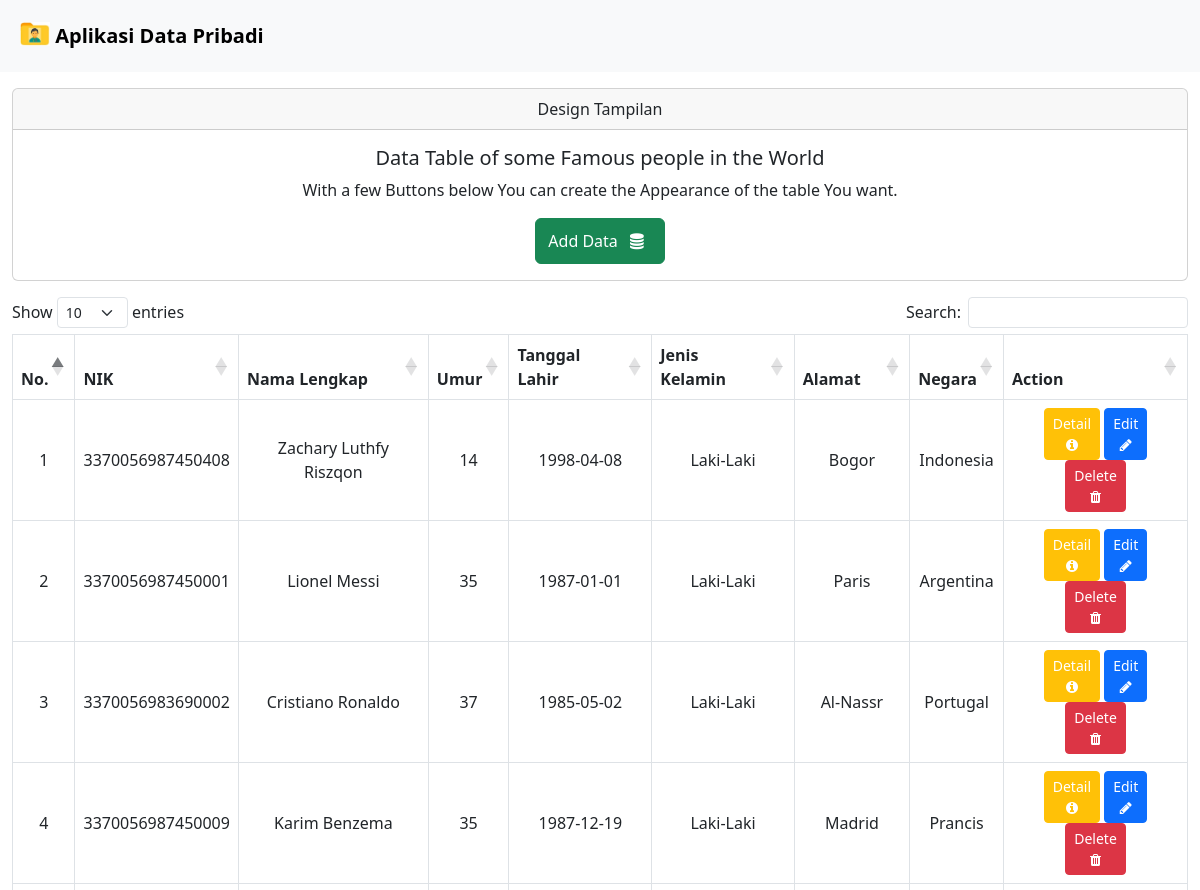
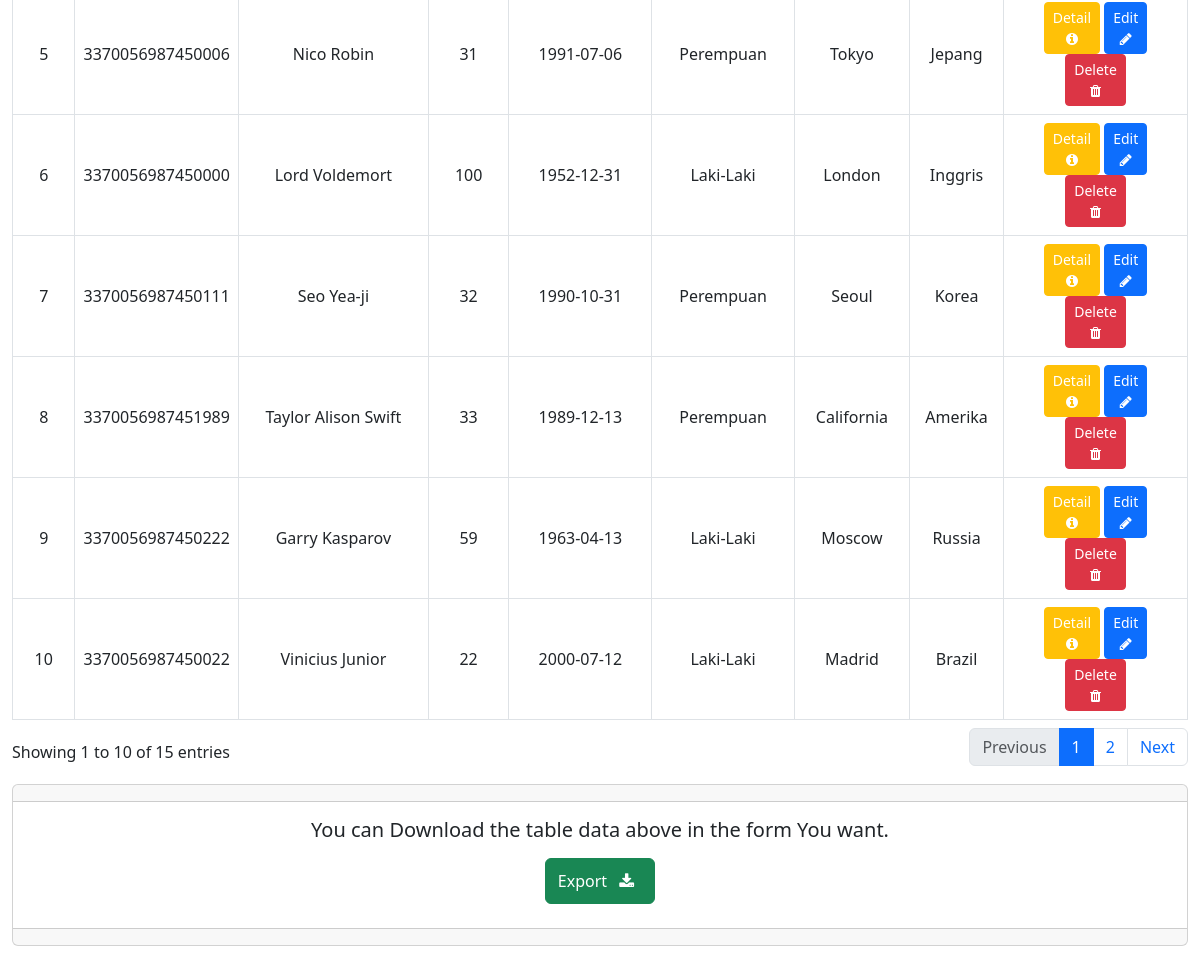
The page / on the database its author committed (2 pictures, top to bottom).
### tables this page shows
CREATE TABLE `tb_pribadi` (
  `id` int(11) NOT NULL,
  `nik` varchar(16) NOT NULL,
  `nama_lengkap` text NOT NULL,
  `umur` int(11) NOT NULL,
  `tanggal_lahir` date NOT NULL,
  `jenis_kelamin` enum('Laki-Laki','Perempuan') NOT NULL,
  `alamat` text NOT NULL,
  `negara` varchar(50) NOT NULL
);

### index.php (the view, shortened to what this page needs)
<?php
    include 'koneksi.php';
    $query = "SELECT * FROM tb_pribadi;";
    $sql = mysqli_query($conn, $query );
    $no = 0;
    ?>
<!DOCTYPE html>
<html lang="en">
<head>
    <link href="css/bootstrap.min.css" rel="stylesheet">
    <link rel="stylesheet" href="fontawesome/css/font-awesome.min.css">
    <link rel="stylesheet" type="text/css" href="datatables/datatables.css">
</head>
<body>
    <nav class="navbar bg-body-tertiary">
        <div class="container-fluid">
          <a class="navbar-brand fw-bold m-2" href="#">
            <img src="img/folder.jpg" alt="Logo" width="30" height="24" class="d-inline-block align-text-top">
            Aplikasi Data Pribadi
          </a>
        </div>
      </nav>
      <div class="container-fluid mt-3 mb-3">
        <div class="card text-center">
            <div class="card-header">
            Design Tampilan
            </div>
            <div class="card-body">
              <h5 class="card-title">Data Table of some Famous people in the World</h5>
              <p class="card-text">With a few Buttons below You can create the Appearance of the table You want.</p>
              <a href="kelola.php" class="btn btn-success">Add Data <i class="fa fa-database m-2 aria-hidden="true"></i>
              </a>
            </div>
          </div>
      </div>
        <div class="table-responsive mt- container-fluid">
            <table id="dt" class="table align-middle table-bordered table-hover">
            <thead>
                <tr class="text-center">
                <th>No.</th>
                <th>NIK</th>
                <th>Nama Lengkap</th>
                <th>Umur</th>
                <th>Tanggal Lahir</th>
                <th>Jenis Kelamin</th>
                <th>Alamat</th>
                <th>Negara</th>
                <th>Action</th>
                </tr>
            </thead>
            <tbody>
                <?php
                while ($result = mysqli_fetch_assoc($sql)){
                ?>
                <tr class="text-center">
                    <td><?php echo ++$no; ?></td>
                    <td><?php echo $result['nik'];?></td>
                    <td><?php echo $result['nama_lengkap'];?></td>
                    <td><?php echo $result['umur'];?></td>
                    <td><?php echo $result['tanggal_lahir'];?></td>
                    <td><?php echo $result['jenis_kelamin'];?></td>
                    <td><?php echo $result['alamat'];?></td>
                    <td><?php echo $result['negara'];?></td>
                    <td>
                            <a href="tampil.php?tampil=<?php echo $result['id'];?>" type="button" class="btn btn-warning btn-sm" style="color: white;">Detail
                            <br><i class="fa fa-info-circle" aria-hidden="true"></i>
                           </a>
                            <a href="kelola.php?ubah=<?php echo $result['id'];?>"
                            type="button" class="btn btn-primary btn-sm">Edit
                            <br><i class="fa fa-pencil" aria-hidden="true"></i></a>
                            <a href="process.php?hapus=<?php echo $result['id'];?>"
                            type="button" class="btn btn-danger btn-sm" onclick="return confirm ('Apakah Anda yakin Data ini akan Di Hapus?')" >Delete
                            <br><i class="fa fa-trash" aria-hidden="true"></i>
                        </a>
                    </td>
                </tr>
                    <?php
                        }
                    ?>
            </tbody>
        </table>
                <div class="card text-center mt-3">
            <div class="card-header">
            </div>
            <div class="card-body">
                <h5 class="card-text">You can Download the table data above in the form You want.</h5>
                <a href="export.php" class="btn btn-success m-2">Export <i class="fa fa-download m-2" aria-hidden="true"></i></a>
            </div>
            <div class="card-footer text-muted">
            </div>
            </div>
            </div>
</body>
</html>

### datatables/datatables.css (style rules this page uses)
table.dataTable thead > tr > th.sorting, table.dataTable thead > tr > th.sorting_asc, table.dataTable thead > tr > th.sorting_desc, table.dataTable thead > tr > th.sorting_asc_disabled, table.dataTable thead > tr > th.sorting_desc_disabled, table.dataTable thead > tr > td.sorting, table.dataTable thead > tr > td.sorting_asc, table.dataTable thead > tr > td.sorting_desc, table.dataTable thead > tr > td.sorting_asc_disabled, table.dataTable thead > tr > td.sorting_desc_disabled { cursor: pointer; position: relative; padding-right: 26px; }
table.dataTable thead > tr > th.sorting:before, table.dataTable thead > tr > th.sorting:after, table.dataTable thead > tr > th.sorting_asc:before, table.dataTable thead > tr > th.sorting_asc:after, table.dataTable thead > tr > th.sorting_desc:before, table.dataTable thead > tr > th.sorting_desc:after, table.dataTable thead > tr > th.sorting_asc_disabled:before, table.dataTable thead > tr > th.sorting_asc_disabled:after, table.dataTable thead > tr > th.sorting_desc_disabled:before, table.dataTable thead > tr > th.sorting_desc_disabled:after, table.dataTable thead > tr > td.sorting:before, table.dataTable thead > tr > td.sorting:after, table.dataTable thead > tr > td.sorting_asc:before, table.dataTable thead > tr > td.sorting_asc:after, table.dataTable thead > tr > td.sorting_desc:before, table.dataTable thead > tr > td.sorting_desc:after, table.dataTable thead > tr > td.sorting_asc_disabled:before, table.dataTable thead > tr > td.sorting_asc_disabled:after, table.dataTable thead > tr > td.sorting_desc_disabled:before, table.dataTable thead > tr > td.sorting_desc_disabled:after { position: absolute; display: block; opacity: 0.125; right: 10px; line-height: 9px; font-size: 0.8em; }
table.dataTable thead > tr > th.sorting:before, table.dataTable thead > tr > th.sorting_asc:before, table.dataTable thead > tr > th.sorting_desc:before, table.dataTable thead > tr > th.sorting_asc_disabled:before, table.dataTable thead > tr > th.sorting_desc_disabled:before, table.dataTable thead > tr > td.sorting:before, table.dataTable thead > tr > td.sorting_asc:before, table.dataTable thead > tr > td.sorting_desc:before, table.dataTable thead > tr > td.sorting_asc_disabled:before, table.dataTable thead > tr > td.sorting_desc_disabled:before { bottom: 50%; content: "▲"; }
table.dataTable thead > tr > th.sorting:after, table.dataTable thead > tr > th.sorting_asc:after, table.dataTable thead > tr > th.sorting_desc:after, table.dataTable thead > tr > th.sorting_asc_disabled:after, table.dataTable thead > tr > th.sorting_desc_disabled:after, table.dataTable thead > tr > td.sorting:after, table.dataTable thead > tr > td.sorting_asc:after, table.dataTable thead > tr > td.sorting_desc:after, table.dataTable thead > tr > td.sorting_asc_disabled:after, table.dataTable thead > tr > td.sorting_desc_disabled:after { top: 50%; content: "▼"; }
table.dataTable thead > tr > th.sorting_asc:before, table.dataTable thead > tr > th.sorting_desc:after, table.dataTable thead > tr > td.sorting_asc:before, table.dataTable thead > tr > td.sorting_desc:after { opacity: 0.6; }
table.dataTable thead th, table.dataTable thead td, table.dataTable tfoot th, table.dataTable tfoot td { text-align: left; }
table.dataTable { clear: both; margin-top: 6px !important; margin-bottom: 6px !important; max-width: none !important; border-collapse: separate !important; border-spacing: 0; }
table.dataTable td, table.dataTable th { -webkit-box-sizing: content-box; box-sizing: content-box; }
table.dataTable > tbody > tr { background-color: transparent; }
table.table-bordered.dataTable { border-right-width: 0; }
table.table-bordered.dataTable thead tr:first-child th, table.table-bordered.dataTable thead tr:first-child td { border-top-width: 1px; }
table.table-bordered.dataTable th, table.table-bordered.dataTable td { border-left-width: 0; }
table.table-bordered.dataTable th:first-child, table.table-bordered.dataTable th:first-child, table.table-bordered.dataTable td:first-child, table.table-bordered.dataTable td:first-child { border-left-width: 1px; }
table.table-bordered.dataTable th:last-child, table.table-bordered.dataTable th:last-child, table.table-bordered.dataTable td:last-child, table.table-bordered.dataTable td:last-child { border-right-width: 1px; }
table.table-bordered.dataTable th, table.table-bordered.dataTable td { border-bottom-width: 1px; }

### rows shown on the page
tb_pribadi: nik "3370056987450408", nama_lengkap "Zachary Luthfy Riszqon", umur "14", tanggal_lahir "1998-04-08", jenis_kelamin "Laki-Laki", alamat "Bogor", negara "Indonesia"
tb_pribadi: nik "3370056987450001", nama_lengkap "Lionel Messi", umur "35", tanggal_lahir "1987-01-01", jenis_kelamin "Laki-Laki", alamat "Paris", negara "Argentina"
tb_pribadi: nik "3370056983690002", nama_lengkap "Cristiano Ronaldo", umur "37", tanggal_lahir "1985-05-02", jenis_kelamin "Laki-Laki", alamat "Al-Nassr", negara "Portugal"
tb_pribadi: nik "3370056987450009", nama_lengkap "Karim Benzema", umur "35", tanggal_lahir "1987-12-19", jenis_kelamin "Laki-Laki", alamat "Madrid", negara "Prancis"
tb_pribadi: nik "3370056987450006", nama_lengkap "Nico Robin", umur "31", tanggal_lahir "1991-07-06", jenis_kelamin "Perempuan", alamat "Tokyo", negara "Jepang"
tb_pribadi: nik "3370056987450000", nama_lengkap "Lord Voldemort", umur "100", tanggal_lahir "1952-12-31", jenis_kelamin "Laki-Laki", alamat "London", negara "Inggris"
tb_pribadi: nik "3370056987450111", nama_lengkap "Seo Yea-ji", umur "32", tanggal_lahir "1990-10-31", jenis_kelamin "Perempuan", alamat "Seoul", negara "Korea"
tb_pribadi: nik "3370056987451989", nama_lengkap "Taylor Alison Swift", umur "33", tanggal_lahir "1989-12-13", jenis_kelamin "Perempuan", alamat "California", negara "Amerika"
tb_pribadi: nik "3370056987450222", nama_lengkap "Garry Kasparov", umur "59", tanggal_lahir "1963-04-13", jenis_kelamin "Laki-Laki", alamat "Moscow", negara "Russia"
tb_pribadi: nik "3370056987450022", nama_lengkap "Vinicius Junior", umur "22", tanggal_lahir "2000-07-12", jenis_kelamin "Laki-Laki", alamat "Madrid", negara "Brazil"
